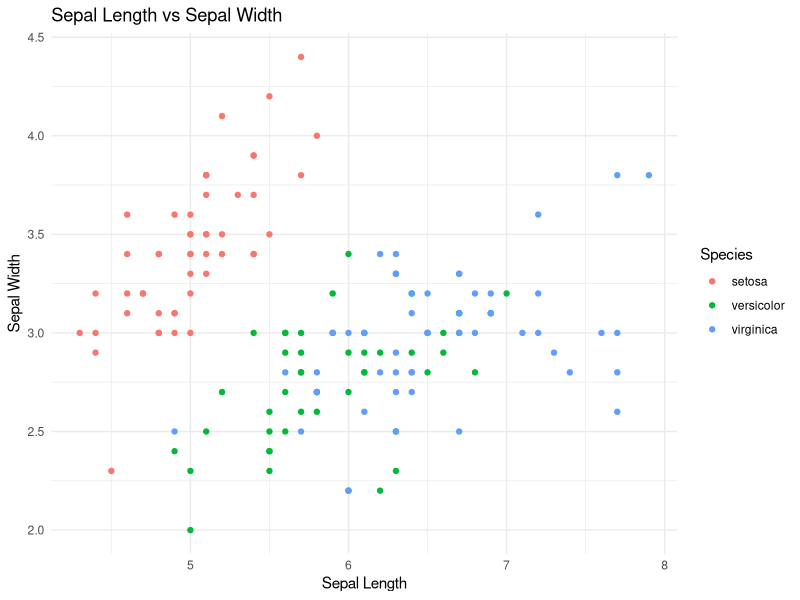
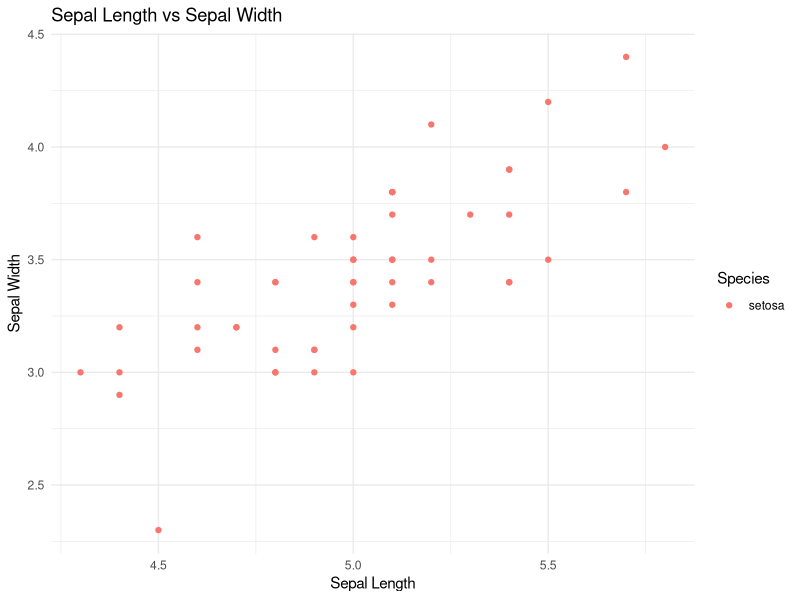

Reproduce these figures in R, in order.
# Load the iris dataset
data(iris)

# Load libraries
library(ggplot2)

# View the structure of the dataset
str(iris)

# View summary statistics
summary(iris)

# Create a scatterplot using ggplot2
ggplot(data = iris, aes(x = Sepal.Length, y = Sepal.Width, color = Species)) +
  geom_point() +
  labs(x = "Sepal Length", y = "Sepal Width", title = "Sepal Length vs Sepal Width") +
  theme_minimal()

# Subset the data for setosa species
setosa_subset <- subset(iris, Species == "setosa")

# Create a scatterplot for the setosa_subset
ggplot(data = setosa_subset, aes(x = Sepal.Length, y = Sepal.Width, color = Species)) + geom_point() + 
  labs(x = "Sepal Length", y = "Sepal Width", title = "Sepal Length vs Sepal Width") +
  theme_minimal()

